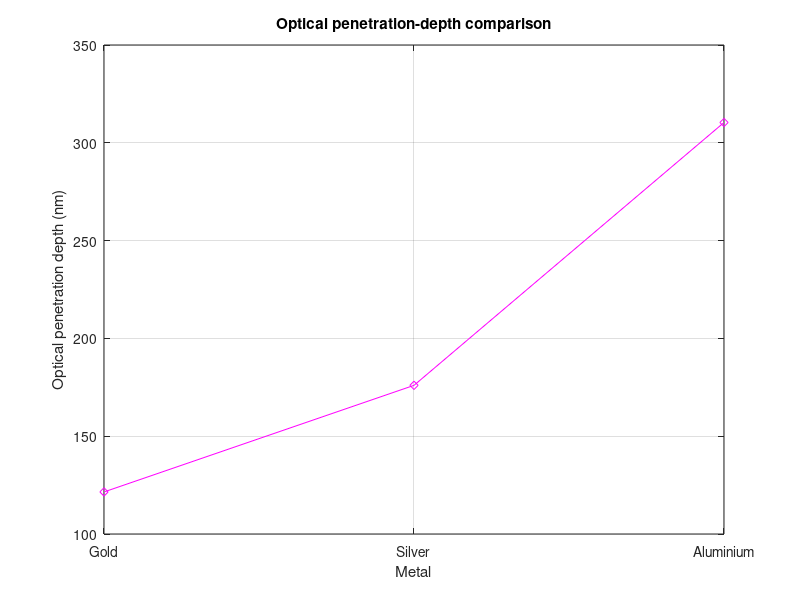

Reproduce this figure in MATLAB.
% Preset optical penetration-depth values from the coursework (nm).
metals = {'Gold', 'Silver', 'Aluminium'};
penetration_depth_nm = [121.5, 176, 310.38];
figure;
plot(1:3, penetration_depth_nm, 'm-d');
set(gca, 'XTick', 1:3, 'XTickLabel', metals);
xlabel('Metal'); ylabel('Optical penetration depth (nm)');
title('Optical penetration-depth comparison'); grid on;
